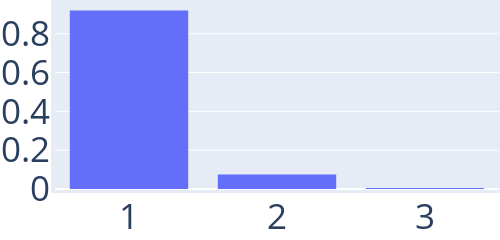

Source (notebook cell):
### Code cell
nb_samples = 200
nb_cycles = zeros(nb_samples)
mtsf_weight = zeros(nb_samples)

for i_sample in 1:nb_samples
    mtsf = multi_type_spanning_forest(rng, meta_g, q)

    # check nb roots and cycles
    cycles = get_prop(mtsf, :cycle_nodes)
    nb_cycles[i_sample] = length(cycles)
    D = props(mtsf)
    w = D[:weight]
    mtsf_weight[i_sample] = w
    
end    

cat_nb_cycles = string.(sort(Int.(nb_cycles)))
trace = PlotlyJS.histogram(x=cat_nb_cycles, histnorm="probability density")
layout = Layout(
    autosize=false,
    width=500,
    height=200,
    margin=attr(l=1, r=1, b=1, t=1, pad=4),
    font_size=35,
    xaxis_type="category",
)
p = PlotlyJS.plot(trace,layout)

### Figure 1 — Plotly figure (JSON) as saved in the notebook; plotly's stock layout.template omitted (floating-point values rounded to 4 significant figures; data arrays with more than 128 entries replaced by an {"elided": "..."} marker saying what was removed)
{"data": [{"histnorm": "probability density", "type": "histogram", "x": {"elided": "200 str values"}}], "layout": {"autosize": false, "font": {"size": 35}, "height": 200, "margin": {"b": 1, "l": 1, "pad": 4, "r": 1, "t": 1}, "width": 500, "xaxis": {"type": "category"}}}
